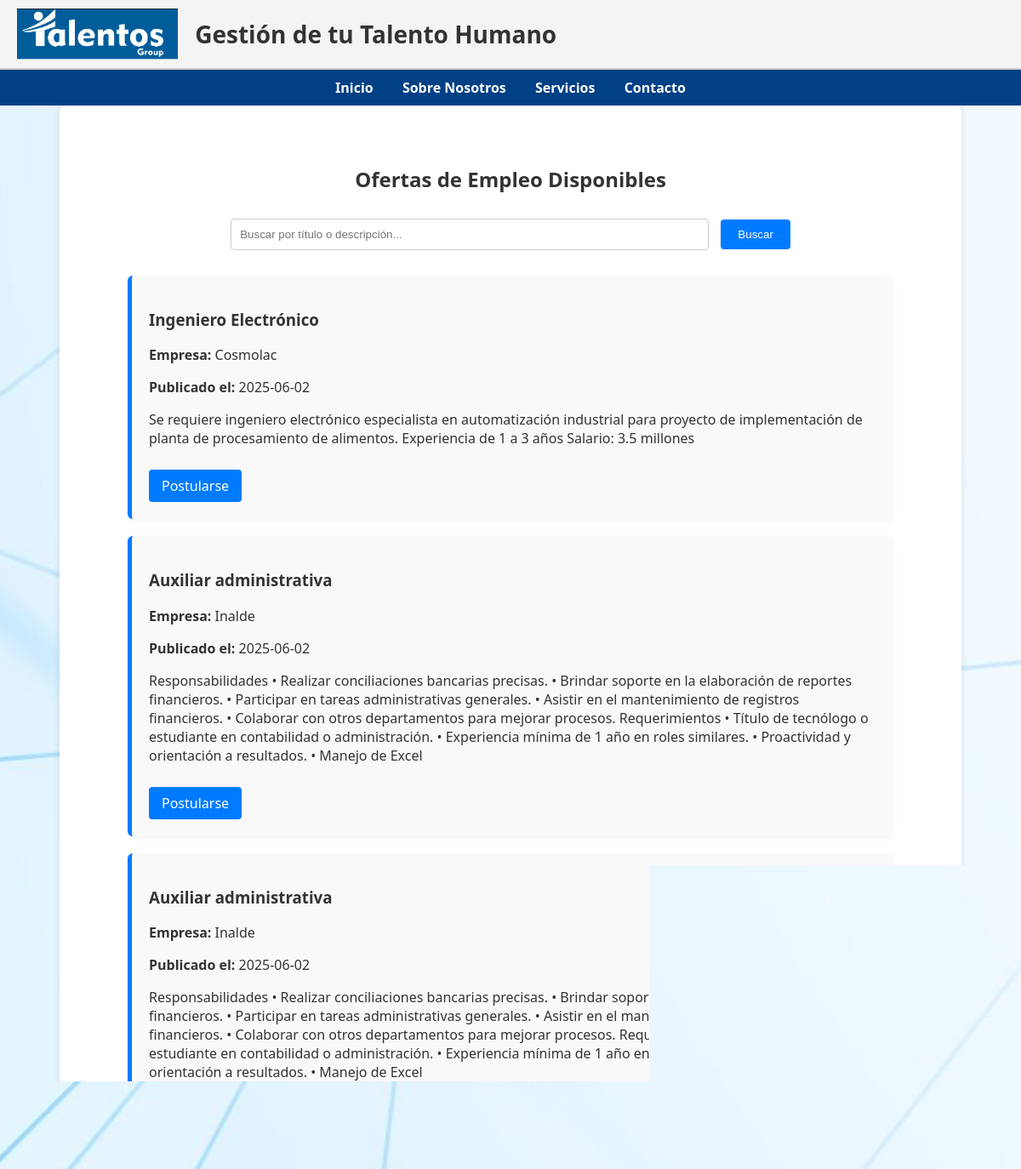
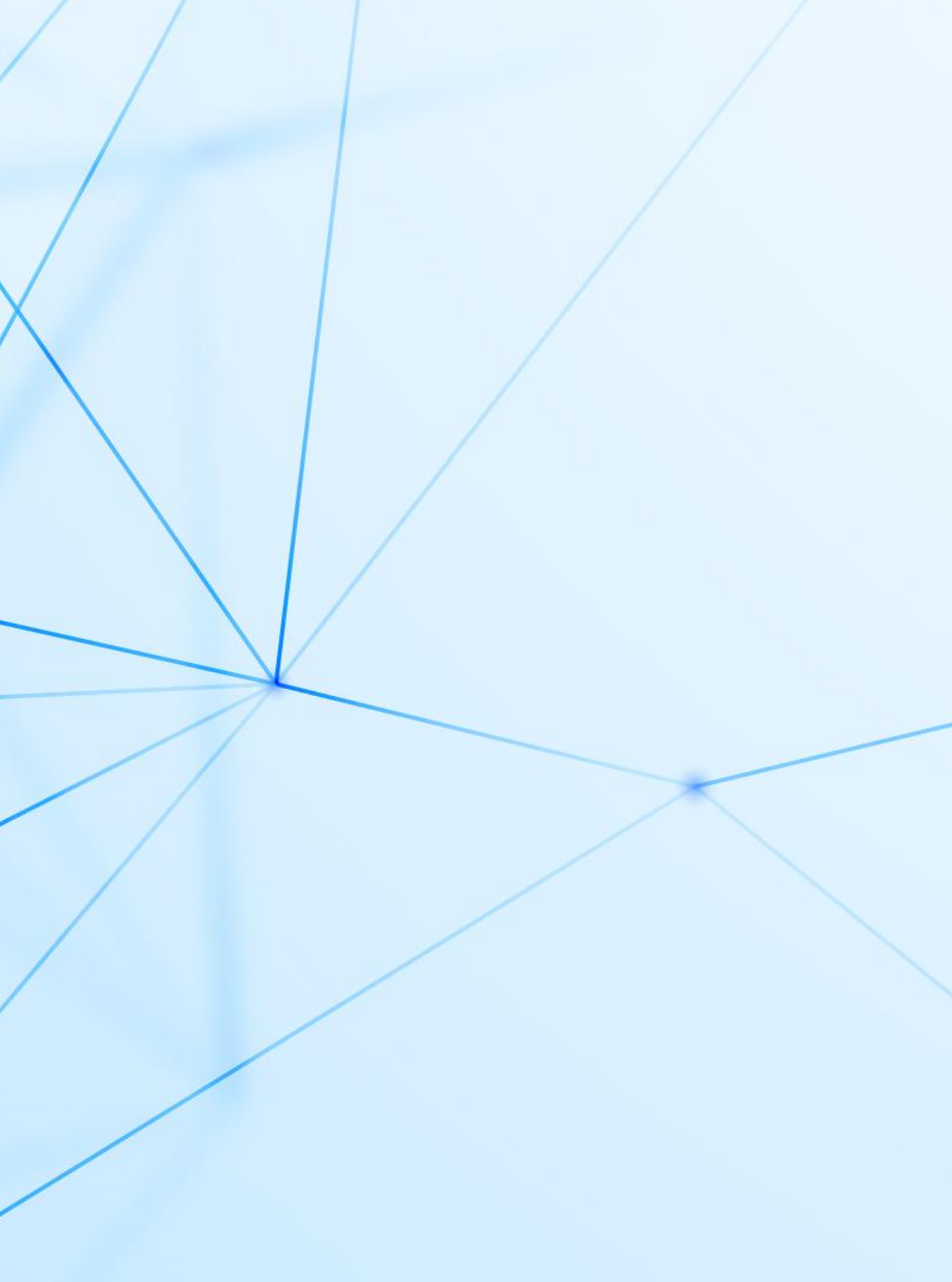
The page /ofertas (signed in) on the database its author committed (2 pictures, top to bottom).
### tables this page shows
CREATE TABLE ofertas (
    id INTEGER PRIMARY KEY AUTOINCREMENT,
    titulo TEXT NOT NULL,
    descripcion TEXT NOT NULL,
    empresa TEXT NOT NULL,
    fecha TEXT NOT NULL
);

### app.py (the view)
@app.route("/ofertas", methods=["GET", "POST"])
def ver_ofertas():
    if "usuario_id" not in session:
        return redirect(url_for("login"))
    palabra_clave = request.form.get("busqueda", "").strip()
    conn = sqlite3.connect("database.db")
    c = conn.cursor()
    if palabra_clave:
        consulta = """
            SELECT id, titulo, descripcion, empresa, fecha
            FROM ofertas
            WHERE titulo LIKE ? OR descripcion LIKE ?
            ORDER BY fecha DESC
        """
        c.execute(consulta, (f"%{palabra_clave}%", f"%{palabra_clave}%"))
    else:
        c.execute("SELECT id, titulo, descripcion, empresa, fecha FROM ofertas ORDER BY fecha DESC")
    ofertas = c.fetchall()
    conn.close()
    return render_template("ofertas.html", ofertas=ofertas, palabra_clave=palabra_clave)

### templates/ofertas.html (shortened to what this page needs)
{% extends "base.html" %}
{% block contenido %}
  <div class="ofertas-container">
    <h2 class="titulo-principal">Ofertas de Empleo Disponibles</h2>
    <form method="post" class="form-busqueda">
  <input type="text" name="busqueda" placeholder="Buscar por título o descripción..." value="{{ palabra_clave or '' }}">
  <button type="submit">Buscar</button>
</form>
    {% if ofertas %}
      {% for oferta in ofertas %}
        <div class="card-oferta">
          <h3>{{ oferta[1] }}</h3>
          <p><strong>Empresa:</strong> {{ oferta[3] }}</p>
          <p><strong>Publicado el:</strong> {{ oferta[4] }}</p>
          <p>{{ oferta[2] }}</p>
          {% if session['usuario_tipo'] == 'candidato' %}
            <a href="/postular/{{ oferta[0] }}" class="btn-postular">Postularse</a>
          {% endif %}
        </div>
      {% endfor %}
    {% else %}
      <p>No hay ofertas disponibles por el momento.</p>
    {% endif %}
    <a href="/panel" class="btn-volver">Volver al panel</a>
  </div>
{% endblock %}

### templates/base.html (shortened to what this page needs)
<!DOCTYPE html>
<html lang="es">
<head>
    <link rel="stylesheet" href="{{ url_for('static', filename='estilos.css') }}">
</head>
<body>
    <header class="encabezado">
        <a href="/" class="logo-link">
            <img src="{{ url_for('static', filename='logo.png') }}" alt="Inicio" class="logo">
        </a>
        <h1 class="titulo">Gestión de tu Talento Humano</h1>
    </header>
    <nav class="nav-principal">
        <a href="/">Inicio</a>
        <a href="/sobre-nosotros">Sobre Nosotros</a>
        <a href="/servicios">Servicios</a>
        <a href="/contacto">Contacto</a>
    </nav>
    <main class="contenido-principal">
        {% block contenido %}{% endblock %}
    </main>
    <footer class="site-footer">
        <p>© 2025 Bolsa de Empleo - Todos los derechos reservados</p>
    </footer>
</body>
</html>

### static/estilos.css (style rules this page uses)
body { margin: 0; padding: 0; font-family: 'Segoe UI', Tahoma, Geneva, Verdana, sans-serif; background: url("../static/fondo.jpg") no-repeat center center fixed; background-size: cover; background-color: #e6f0ff; color: #333; }
header.encabezado { display: flex; align-items: center; justify-content: flex-start; background-color: #f4f4f4; padding: 10px 20px; border-bottom: 2px solid #ccc; }
.logo-link { display: flex; align-items: center; text-decoration: none; margin-right: 20px; }
.logo { height: 60px; width: auto; }
.titulo { font-size: 28px; color: #333; margin: 0; }
.contenido-principal { padding: 30px; max-width: 1000px; margin: auto; background-color: white; box-shadow: 0 0 8px rgba(0,0,0,0.1); border-radius: 8px; }
.site-footer { text-align: center; padding: 15px; background-color: #343a40; color: #ccc; margin-top: 30px; }
.nav-principal { background-color: #004085; padding: 10px 20px; text-align: center; }
.nav-principal a { color: white; margin: 0 15px; text-decoration: none; font-weight: bold; }
h2 { color: #004085; }
.form-busqueda { text-align: center; margin-bottom: 30px; }
.form-busqueda input { width: 60%; padding: 10px; border-radius: 4px; border: 1px solid #ccc; }
.form-busqueda button { padding: 10px 20px; background-color: #007bff; color: white; border: none; border-radius: 4px; margin-left: 10px; cursor: pointer; }

### templates/ofertas.html (style rules this page uses)
.ofertas-container { max-width: 900px; margin: auto; padding: 20px; }
.titulo-principal { text-align: center; margin-bottom: 30px; color: #333; }
.card-oferta { background: #f9f9f9; border-left: 5px solid #007bff; padding: 20px; margin-bottom: 20px; border-radius: 6px; box-shadow: 0 2px 6px rgba(0,0,0,0.05); }
.btn-postular, .btn-volver { display: inline-block; margin-top: 10px; padding: 8px 15px; background: #007bff; color: white; text-decoration: none; border-radius: 4px; }

### rows shown on the page
ofertas: titulo "Ingeniero Electrónico", empresa "Cosmolac", fecha "2025-06-02", descripcion "Se requiere ingeniero electrónico especialista en automatización industrial para proyecto de implementación de planta de procesamiento de alimentos. Experiencia de 1 a 3 años Salario: 3.5 millones"
ofertas: titulo "Auxiliar administrativa", empresa "Inalde", fecha "2025-06-02", descripcion "Responsabilidades • Realizar conciliaciones bancarias precisas. • Brindar soporte en la elaboración de reportes financieros. • Participar en tareas administrativas generales. • Asistir en el mantenimiento de registros financieros. • Colaborar con otros departamentos para mejorar procesos. Requerimientos • Título de tecnólogo o estudiante en contabilidad o administración. • Experiencia mínima de 1 año en roles similares. • Proactividad y orientación a resultados. • Manejo de Excel"
ofertas: titulo "Auxiliar administrativa", empresa "Inalde", fecha "2025-06-02", descripcion "Responsabilidades • Realizar conciliaciones bancarias precisas. • Brindar soporte en la elaboración de reportes financieros. • Participar en tareas administrativas generales. • Asistir en el mantenimiento de registros financieros. • Colaborar con otros departamentos para mejorar procesos. Requerimientos • Título de tecnólogo o estudiante en contabilidad o administración. • Experiencia mínima de 1 año en roles similares. • Proactividad y orientación a resultados. • Manejo de Excel"
ofertas: titulo "Auxiliar administrativa", descripcion "Se requiere auxiliar administrativa que se encargue de la recepción de documentos apoyo a cafetería, mensajería y labores de contabilidad. Titulo: técnica administrativa 1 año de experiencia."
ofertas: titulo "Asistente Administrativo y Contable", descripcion "¿Te apasiona el mundo de la contabilidad y la administración? ¡Únete a nuestro equipo como Asistente Administrativo y Contable! Estamos en la búsqueda de un profesional proactivo y orientado a resultados para manejar la gestión contable diaria, realizar conciliaciones bancarias y brindar soporte en la elaboración de reportes financieros. Como asistente contable y administrativo, también participarás en tareas administrativas generales que enriquecen nuestra operación diaria. Ofrecemos un contrato a término indefinido con un horario de lunes a viernes de 8 am a 6 pm. Nuestro sitio de trabajo está ubicado en Calle 80 KM 2 Vía Cota y contamos con servicio de ruta para tu comodidad. ¡Esperamos…"
ofertas: titulo "ingeniero sistemas", empresa "Cosmolac", descripcion "ingeniero con un años de experiencia en base de datos, sql, html. salario 8 millones"
ofertas: descripcion "10 años experiencia como gerente en empresas miembro de junta directiva salario 10.000.000"
